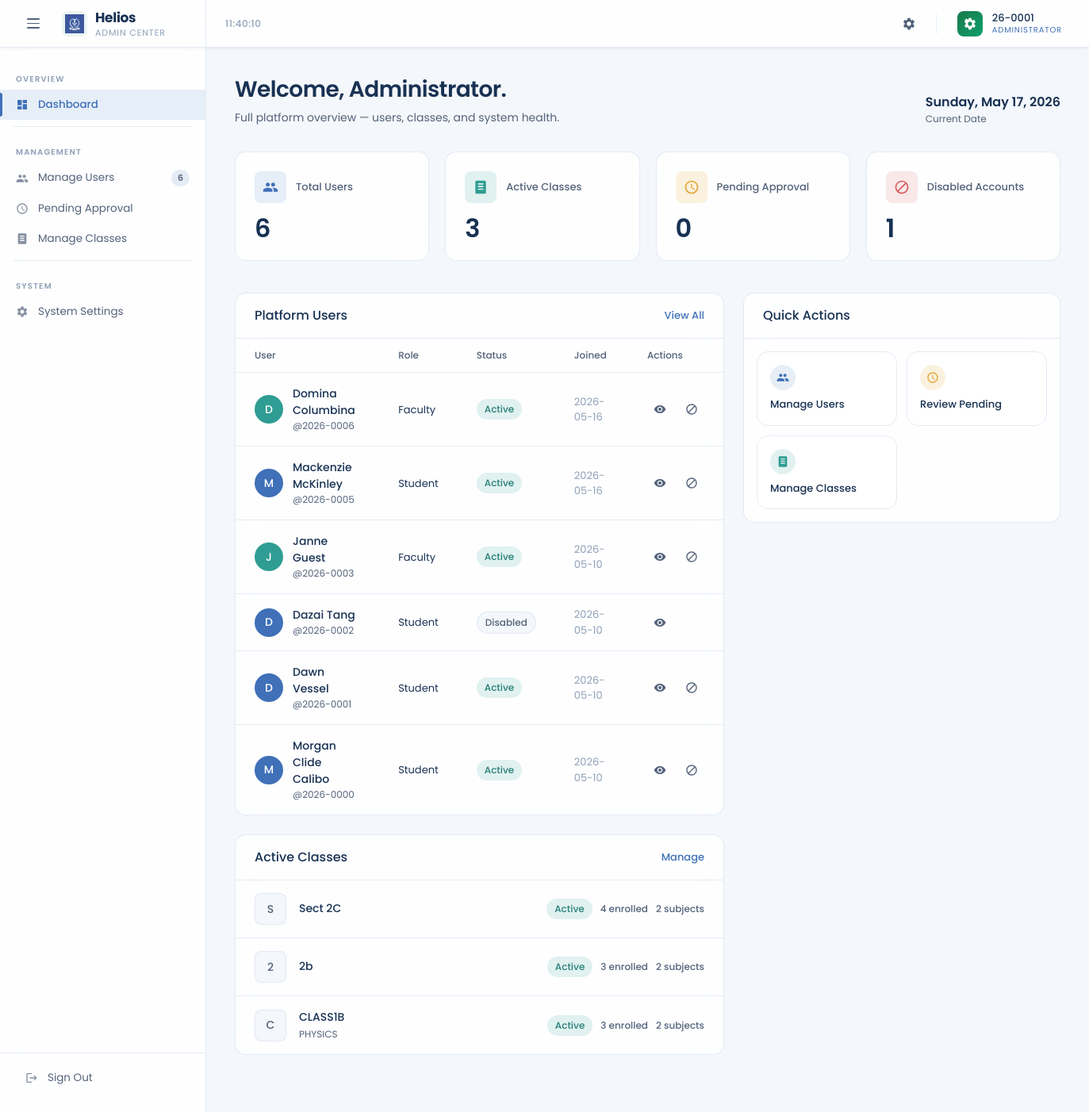
The page /dashboard_admin.php (signed in) on the database its author committed.
### tables this page shows
CREATE TABLE `users` (
  `id` int(10) UNSIGNED NOT NULL,
  `request_id` varchar(20) NOT NULL COMMENT 'Temp registration ID (REQ-XXXXXXXX), kept for audit trail',
  `authorized_person_id` varchar(36) DEFAULT NULL,
  `firstname` varchar(100) NOT NULL,
  `lastname` varchar(100) NOT NULL,
  `fullname` varchar(201) NOT NULL,
  `phonenumber` varchar(255) NOT NULL COMMENT 'Encrypted at application layer',
  `username` varchar(10) NOT NULL COMMENT 'Permanent ID — YY-XXXX format — set once on approval, NEVER updated',
  `email` varchar(255) NOT NULL COMMENT 'Encrypted at application layer',
  `password` varchar(255) DEFAULT NULL COMMENT 'bcrypt hash — NULL until approved',
  `role` enum('student','faculty','admin') NOT NULL,
  `status` enum('pending','active','disabled') NOT NULL DEFAULT 'pending',
  `activation_request` tinyint(1) NOT NULL DEFAULT 1,
  `registered_at` datetime NOT NULL DEFAULT current_timestamp(),
  `activated_at` datetime DEFAULT NULL COMMENT 'Set when admin approves the account',
  `must_change_password` tinyint(1) NOT NULL DEFAULT 0,
  `temp_password_expires_at` int(11) DEFAULT NULL,
  `disabled_reason` varchar(100) DEFAULT NULL,
  `disabled_at` datetime DEFAULT NULL,
  `otp` varchar(6) DEFAULT NULL,
  `otp_expiry` int(11) DEFAULT NULL,
  `disabled_by` varchar(100) DEFAULT NULL,
  `enabled_by` varchar(100) DEFAULT NULL,
  `enabled_at` datetime DEFAULT NULL,
  `password_changed_at` datetime DEFAULT NULL
);

CREATE TABLE `classes` (
  `id` varchar(20) NOT NULL,
  `name` varchar(200) NOT NULL,
  `subject` varchar(200) NOT NULL,
  `description` text DEFAULT NULL,
  `status` enum('active','archived') NOT NULL DEFAULT 'active',
  `created_at` datetime NOT NULL DEFAULT current_timestamp()
);

### dashboard_admin.php (the view, shortened to what this page needs)
<?php
$usernameRaw = $_SESSION['username'];
$username = htmlspecialchars($usernameRaw);
require_once 'db.php';
$allUsers = $pdo->query("
    SELECT username, fullname, role, status,
           DATE(activated_at) as joined
      FROM users
     WHERE role != 'admin'
     ORDER BY registered_at DESC
")->fetchAll();
$allClasses = $pdo->query("
    SELECT c.id, c.name, c.subject, c.status, c.created_at,
           COUNT(DISTINCT cm.username) as member_count,
           COUNT(DISTINCT s.id) as subject_count
      FROM classes c
      LEFT JOIN class_members cm ON cm.class_id = c.id
      LEFT JOIN subjects s ON s.class_id = c.id
     GROUP BY c.id, c.name, c.subject, c.status, c.created_at
     ORDER BY c.created_at DESC
")->fetchAll();
$totalUsers    = count($allUsers);
$pendingCount  = count(array_filter($allUsers, fn($u) => $u['status'] === 'pending'));
$disabledCount = count(array_filter($allUsers, fn($u) => $u['status'] === 'disabled'));
$activeClasses = count(array_filter($allClasses, fn($c) => ($c['status'] ?? '') === 'active'));
$recentUsers  = array_slice($allUsers, 0, 6);
?>
<!DOCTYPE html>
<html lang="en">
<head>
</head>
<body>
<header class="topbar">
    <div class="topbar-brand">
        <button class="menu-toggle" id="menuToggle" aria-label="Toggle menu">
            <span></span><span></span><span></span>
        </button>
        <div class="brand-icon">
            <img class="brand-logo-img brand-logo-light" src="img/Light Icon.png" alt="Helios University">
        </div>
        <div class="brand-wordmark">Helios<span>Admin Center</span></div>
    </div>
    <div class="topbar-center">
        <span class="topbar-clock" id="liveClock"></span>
    </div>
    <div class="topbar-right">
        <a href="role_admin_systemSettings.php" class="topbar-icon-btn" title="System Settings" aria-label="System settings">
            <svg><use href="#ic-settings"></use></svg>
        </a>
        <button type="button" class="avatar-btn" id="accountButton" title="Account" aria-haspopup="dialog" aria-expanded="false">
            <div class="avatar-circle"></div>
            <div class="avatar-meta">
                <div class="avatar-name"><?= htmlspecialchars($username) ?></div>
                <div class="avatar-role">Administrator</div>
            </div>
        </button>
    </div>
</header>
<div class="body-wrap">
    <nav class="sidebar" id="sidebar">
        <div class="nav-section-label">Overview</div>
        <a href="dashboard_admin.php" class="nav-link active">
            <svg><use href="#ic-dashboard"></use></svg> Dashboard
        </a>
        <div class="nav-divider"></div>
        <div class="nav-section-label">Management</div>
        <a href="role_admin_manageUsers.php" class="nav-link">
            <svg><use href="#ic-users"></use></svg> Manage Users
            <?php if($totalUsers > 0): ?><span class="nav-badge dim"><?= $totalUsers ?></span><?php endif; ?>
        </a>
        <a href="pending_approval.php" class="nav-link">
            <svg><use href="#ic-pending"></use></svg> Pending Approval
        </a>
        <a href="role_admin_manageClasses.php" class="nav-link">
            <svg><use href="#ic-class"></use></svg> Manage Classes
        </a>
        <div class="nav-divider"></div>
        <div class="nav-section-label">System</div>
        <a href="role_admin_systemSettings.php" class="nav-link">
            <svg><use href="#ic-settings"></use></svg> System Settings
        </a>
        <div class="sidebar-footer">
            <a href="logout.php" class="nav-link">
                <svg><use href="#ic-logout"></use></svg> Sign Out
            </a>
        </div>
    </nav>
    <main class="main" id="mainContent">
        <div class="page-header">
            <div>
                <h1 class="page-title">Welcome, Administrator.</h1>
                <p class="page-subtitle">Full platform overview — users, classes, and system health.</p>
            </div>
            <div>
                <div class="page-date" id="currentDate"></div>
                <div class="page-date-sub">Current Date</div>
            </div>
        </div>
        <div class="kpi-strip">
            <div class="kpi-card blue">
                <div class="kpi-header">
                    <div class="kpi-icon"><svg><use href="#ic-users"></use></svg></div>
                    <div class="kpi-label">Total Users</div>
                </div>
                <div class="kpi-value"><?= $totalUsers ?></div>
            </div>
            <div class="kpi-card green">
                <div class="kpi-header">
                    <div class="kpi-icon"><svg><use href="#ic-class"></use></svg></div>
                    <div class="kpi-label">Active Classes</div>
                </div>
                <div class="kpi-value"><?= $activeClasses ?></div>
            </div>
            <div class="kpi-card yellow">
                <div class="kpi-header">
                    <div class="kpi-icon"><svg><use href="#ic-pending"></use></svg></div>
                    <div class="kpi-label">Pending Approval</div>
                </div>
                <div class="kpi-value"><?= $pendingCount ?></div>
            </div>
            <div class="kpi-card red">
                <div class="kpi-header">
                    <div class="kpi-icon"><svg><use href="#ic-block"></use></svg></div>
                    <div class="kpi-label">Disabled Accounts</div>
                </div>
                <div class="kpi-value"><?= $disabledCount ?></div>
            </div>
        </div>
        <div class="content-grid">
            <div>
                <div class="panel">
                    <div class="panel-header">
                        <div class="panel-title">Platform Users</div>
                        <a href="role_admin_manageUsers.php" class="panel-action">View All</a>
                    </div>
                    <div class="table-wrap">
                        <table class="table">
                            <thead>
                                <tr>
                                    <th>User</th>
                                    <th>Role</th>
                                    <th>Status</th>
                                    <th>Joined</th>
                                    <th>Actions</th>
                                </tr>
                            </thead>
                            <tbody>
                                <?php foreach($recentUsers as $u):
                                    $uRole    = $u['role']     ?? 'student';
                                    $uStatus  = $u['status']   ?? 'active';
                                    $uName    = $u['fullname'] ?? $u['username'] ?? '';
                                    $uUser    = $u['username'] ?? '';
                                    $uJoined  = $u['joined']   ?? '—';
                                    $avatarClass = $uRole === 'faculty' ? 'f' : ($uRole === 'admin' ? 'a' : 's');
                                    $initLetter  = strtoupper(substr($uName, 0, 1));
                                ?>
                                <tr>
                                    <td>
                                        <div class="user-cell">
                                            <div class="user-avatar <?= $avatarClass ?>"><?= $initLetter ?></div>
                                            <div>
                                                <div class="user-name"><?= htmlspecialchars($uName) ?></div>
                                                <div class="user-handle">@<?= htmlspecialchars($uUser) ?></div>
                                            </div>
                                        </div>
                                    </td>
                                    <td><span class="role-text"><?= htmlspecialchars($uRole) ?></span></td>
                                    <td><span class="status-chip <?= $uStatus ?>"><?= htmlspecialchars($uStatus) ?></span></td>
                                    <td style="color:var(--text-muted); font-size:13px;"><?= htmlspecialchars($uJoined) ?></td>
                                    <td>
                                        <div class="action-btns">
                                            <a href="role_admin_manageUsers.php?user=<?= urlencode($uUser) ?>" class="btn-icon" title="View"><svg><use href="#ic-eye"></use></svg></a>
                                            <?php if($uStatus !== 'disabled'): ?>
                                                <a href="role_admin_manageUsers.php?user=<?= urlencode($uUser) ?>" class="btn-icon" title="Disable"><svg><use href="#ic-block"></use></svg></a>
                                            <?php endif; ?>
                                        </div>
                                    </td>
                                </tr>
                                <?php endforeach; ?>
                            </tbody>
                        </table>
                    </div>
                </div>
                <div class="panel">
                    <div class="panel-header">
                        <div class="panel-title">Active Classes</div>
                        <a href="role_admin_manageClasses.php" class="panel-action">Manage</a>
                    </div>
                    <div>
                        <?php foreach(array_slice($allClasses, 0, 4) as $cls):
                            $cName    = $cls['name']    ?? 'Untitled';
                            $cSubj    = $cls['subject'] ?? '';
                            $cMembers = (int)($cls['member_count'] ?? 0);
                            $cSubjects = (int)($cls['subject_count'] ?? 0);
                            $cStatus  = $cls['status'] ?? 'active';
                            $cLetter  = strtoupper(substr($cName, 0, 1));
                        ?>
                        <div class="list-item">
                            <div class="list-icon"><?= $cLetter ?></div>
                            <div class="list-content">
                                <div class="list-title"><?= htmlspecialchars($cName) ?></div>
                                <div class="list-sub"><?= htmlspecialchars($cSubj) ?></div>
                            </div>
                            <div class="class-summary-meta">
                                <span class="status-chip <?= htmlspecialchars($cStatus) ?>"><?= htmlspecialchars($cStatus) ?></span>
                                <span class="class-summary-count"><?= $cMembers ?> enrolled</span>
                                <span class="class-summary-count"><?= $cSubjects ?> subject<?= $cSubjects === 1 ? '' : 's' ?></span>
                            </div>
                        </div>
                        <?php endforeach; ?>
                    </div>
                </div>
            </div>
            <div>
                <div class="panel">
                    <div class="panel-header">
                        <div class="panel-title">Quick Actions</div>
                    </div>
                    <div class="quick-actions">
                        <a href="role_admin_manageUsers.php" class="qa-card">
                            <div class="qa-icon"><svg><use href="#ic-users"></use></svg></div>
                            <div class="qa-title">Manage Users</div>
                        </a>
                        <a href="pending_approval.php" class="qa-card">
                            <div class="qa-icon" style="color:var(--accent-yellow); background:var(--accent-yellow-dim);"><svg><use href="#ic-pending"></use></svg></div>
                            <div class="qa-title">Review Pending</div>
                        </a>
                        <a href="role_admin_manageClasses.php" class="qa-card">
                            <div class="qa-icon" style="color:var(--accent-green); background:var(--accent-green-dim);"><svg><use href="#ic-class"></use></svg></div>
                            <div class="qa-title">Manage Classes</div>
                        </a>
                    </div>
                </div>
            </div>
        </div>
    </main>
</div>
</body>
</html>

### rows shown on the page
users: fullname "D", fullname "Domina Columbina", username "2026-0006", role "Faculty", status "Active", uJoined "2026-05-16"
users: fullname "M", fullname "Mackenzie McKinley", username "2026-0005", role "Student", status "Active", uJoined "2026-05-16"
users: fullname "J", fullname "Janne Guest", username "2026-0003", role "Faculty", status "Active", uJoined "2026-05-10"
users: fullname "D", fullname "Dazai Tang", username "2026-0002", role "Student", status "Disabled", uJoined "2026-05-10"
users: fullname "D", fullname "Dawn Vessel", username "2026-0001", role "Student", status "Active", uJoined "2026-05-10"
users: fullname "M", fullname "Morgan Clide Calibo", username "2026-0000", role "Student", status "Active", uJoined "2026-05-10"
classes: name "S", name "Sect 2C", status "Active", cMembers "4", cSubjects "2"
classes: name "2", name "2b", status "Active", cMembers "3", cSubjects "2"
classes: name "C", name "CLASS1B", subject "PHYSICS", status "Active", cMembers "3", cSubjects "2"

### other values the page prints
$username "26-0001"
$totalUsers "6"
$activeClasses "3"
$pendingCount "0"
$disabledCount "1"
